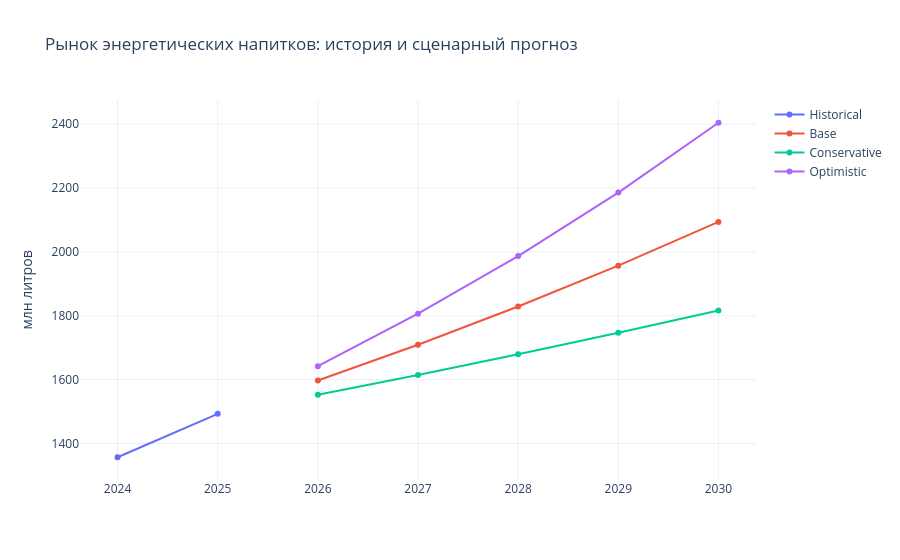

Notebook source saved alongside this figure:
### Code cell
energy_plot = market_model[
    market_model["category"] == "Энергетики"
].copy()

fig = px.line(
    energy_plot,
    x="year",
    y="volume_mln_l",
    color="scenario",
    markers=True,
    labels={
        "year": "Год",
        "volume_mln_l": "Объём рынка, млн л",
        "scenario": "Сценарий"
    },
    title="Рынок энергетических напитков: история и сценарный прогноз"
)

fig.update_layout(
    template="plotly_white",
    xaxis_title=None,
    yaxis_title="млн литров",
    legend_title=None
)

fig.show()

### Figure 1 — Plotly figure (JSON) as saved in the notebook; plotly's stock layout.template omitted (floating-point values rounded to 4 significant figures)
{"data": [{"hovertemplate": "Сценарий=Historical<br>Год=%{x}<br>Объём рынка, млн л=%{y}<extra></extra>", "legendgroup": "Historical", "line": {"color": "#636efa", "dash": "solid"}, "marker": {"symbol": "circle"}, "mode": "lines+markers", "name": "Historical", "orientation": "v", "showlegend": true, "type": "scatter", "x": [2024, 2025], "xaxis": "x", "y": [1357.0, 1493.0], "yaxis": "y"}, {"hovertemplate": "Сценарий=Base<br>Год=%{x}<br>Объём рынка, млн л=%{y}<extra></extra>", "legendgroup": "Base", "line": {"color": "#EF553B", "dash": "solid"}, "marker": {"symbol": "circle"}, "mode": "lines+markers", "name": "Base", "orientation": "v", "showlegend": true, "type": "scatter", "x": [2026, 2027, 2028, 2029, 2030], "xaxis": "x", "y": [1597.0, 1709.0, 1829.0, 1957.0, 2094.0], "yaxis": "y"}, {"hovertemplate": "Сценарий=Conservative<br>Год=%{x}<br>Объём рынка, млн л=%{y}<extra></extra>", "legendgroup": "Conservative", "line": {"color": "#00cc96", "dash": "solid"}, "marker": {"symbol": "circle"}, "mode": "lines+markers", "name": "Conservative", "orientation": "v", "showlegend": true, "type": "scatter", "x": [2026, 2027, 2028, 2029, 2030], "xaxis": "x", "y": [1553.0, 1615.0, 1679.0, 1747.0, 1816.0], "yaxis": "y"}, {"hovertemplate": "Сценарий=Optimistic<br>Год=%{x}<br>Объём рынка, млн л=%{y}<extra></extra>", "legendgroup": "Optimistic", "line": {"color": "#ab63fa", "dash": "solid"}, "marker": {"symbol": "circle"}, "mode": "lines+markers", "name": "Optimistic", "orientation": "v", "showlegend": true, "type": "scatter", "x": [2026, 2027, 2028, 2029, 2030], "xaxis": "x", "y": [1642.0, 1806.0, 1987.0, 2186.0, 2404.0], "yaxis": "y"}], "layout": {"legend": {"title": {}, "tracegroupgap": 0}, "title": {"text": "Рынок энергетических напитков: история и сценарный прогноз"}, "xaxis": {"anchor": "y", "domain": [0, 1], "title": {}}, "yaxis": {"anchor": "x", "domain": [0, 1], "title": {"text": "млн литров"}}}}
